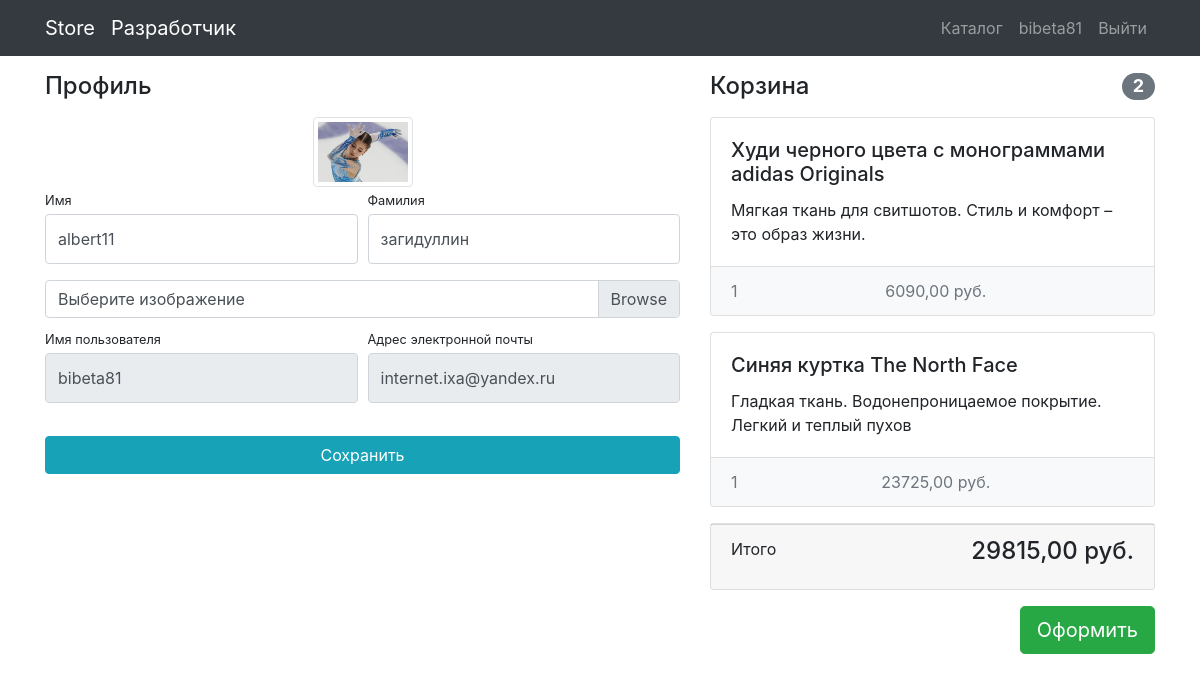
/users/profile/ (signed in), run on the app's committed database.
### users/models.py (models this page shows)
class User(AbstractUser):
    image = models.ImageField(upload_to='users_images', blank=True)

### products/models.py (models this page shows, shortened)
class Basket(models.Model):
    user = models.ForeignKey(User, on_delete=models.CASCADE)
    product = models.ForeignKey(Product, on_delete=models.CASCADE)
    quantity = models.PositiveIntegerField(default=0)
    created_timestamp = models.DateTimeField(auto_now_add=True)
    def sum(self):
        return self.quantity * self.product.price

class Product(models.Model):
    name = models.CharField(max_length=256)
    image = models.ImageField(upload_to='products_images', blank=True)
    description = models.TextField(blank=True)
    short_description = models.CharField(max_length=64, blank=True)
    price = models.DecimalField(max_digits=8, decimal_places=2, default=0)
    quantity = models.PositiveIntegerField(default=0)
    category = models.ForeignKey(ProductCategory, on_delete=models.CASCADE)

### users/views.py (the view)
# urls.py: path('profile/', profile, name='profile'),
@login_required
def profile(request):
    if request.method == 'POST':  # если запрос будет post
        form = UserProfileForm(data=request.POST, files=request.FILES, instance=request.user)
        if form.is_valid():  # проверяем валидность формочки
            form.save()  # если форма прошла валидность , сохраняем
            return HttpResponseRedirect(reverse('users:profile'))  # и возвращаем на страницу профиля
    else:
        form = UserProfileForm(instance=request.user)
    baskets = Basket.objects.filter(user=request.user)
    total_quantity = sum(basket.quantity for basket in baskets)
    total_sum = sum(basket.sum() for basket in baskets)
    context = {'form': form,
               'baskets': baskets,
               'total_quantity': total_quantity,
               'total_sum': total_sum}
    return render(request, 'users/profile.html', context)

### users/forms.py
class UserProfileForm(UserChangeForm):
    username = forms.CharField(widget=forms.TextInput(attrs={'readonly': True}))
    email = forms.EmailField(widget=forms.EmailInput(attrs={'readonly': True}))
    image = forms.ImageField(widget=forms.FileInput())
    class Meta:
        model = User
        fields = ('username', 'email', 'first_name', 'last_name', 'image')
    def __init__(self, *args, **kwargs):
        super(UserProfileForm, self).__init__(*args, **kwargs)
        for field_name, filed in self.fields.items():
            filed.widget.attrs['class'] = 'form-control py-4'
        self.fields['image'].widget.attrs['class'] = 'custom-file-input'

### users/templates/users/profile.html (shortened to what this page needs)
{% extends 'products/base.html' %}
{%  load static %}
{% block css %}
<link href="{% static 'css/profile.css' %}" rel="stylesheet">
{% endblock %}
{% block content %}
<div class="container">
    <div class="row">
        <div class="col-lg-7">
            <h4 class="mt-3 mb-3">Профиль</h4>
            <div class="col-lg-12 text-center">
                <img width="100" height="100"
                     src="{% if user.image %} {{ user.image.url }} {% else %} {% static 'vendor/img/users/default_image.jpg' %}{% endif %}"
                     class="img-thumbnail">
            </div>
            <form action="{% url 'users:profile' %}" method='post' enctype="multipart/form-data">
                <div class="form-row">
                    <div class="col-lg-6">
                        <div class="form-group">
                            <label class="small mb-1" for="{{ form.first_name.id_for_label }}">Имя</label>
                            {{ form.first_name }}
                        </div>
                    </div>
                    <div class="col-lg-6">
                        <div class="form-group">
                            <label class="small mb-1" for="{{ form.last_name.id_for_label }}">Фамилия</label>
                            {{ form.last_name }}
                        </div>
                    </div>
                </div>
                <div class="form-row mb-2">
                    <div class="col-lg-12">
                        <div class="custom-file">
                            <label class="custom-file-label" for="{{ form.image.id_for_label }}">Выберите
                                изображение</label>
                        </div>
                    </div>
                </div>
                <div class="form-row">
                    <div class="col-lg-6">
                        <label class="small mb-1" for="{{ form.username.id_for_label }}">Имя пользователя</label>
                        {{ form.username }}
                    </div>
                    <div class="col-lg-6">
                        <label class="small mb-1" for="{{ form.email.id_for_label }}">Адрес электронной
                            почты</label>
                        {{ form.email }}
                    </div>
                </div>
                <div class="form-row">
                    <div class="col-lg-12" style="margin-top: 33px;">
                        <input class="btn btn-info btn-block" type="submit" value="Сохранить">
                    </div>
                </div>
            </form>
        </div>
        {% include 'products/basket.html' %}
    </div>
</div>
{% endblock %}

### products/templates/products/base.html (shortened to what this page needs)
{% load static %}
<!DOCTYPE html>
<html lang="en">
<head>
    <link href="{% static 'vendor/bootstrap/css/bootstrap.min.css' %}" rel="stylesheet">
    {% block css %} {% endblock %}
</head>
<body>
<nav class="navbar navbar-expand-lg navbar-dark bg-dark fixed-top">
    <div class="container">
        <a class="navbar-brand" href="{% url 'index' %}">Store</a>
        <a class="navbar-brand" href="{% url 'products:about_me' %}">Разработчик</a>
        <div class="collapse navbar-collapse" id="navbarResponsive">
            <ul class="navbar-nav ml-auto">
                <li class="nav-item">
                    <a class="nav-link" href="{% url 'products:index' %}">Каталог
                    </a>
                </li>
                {% if user.is_authenticated %}
                <li class="nav-item">
                    <a class="nav-link" href="{% url 'users:profile' %}">{{ user.username }}
                    </a>
                </li>
                <li class="nav-item">
                    <a class="nav-link" href="{% url 'users:logout' %}">Выйти </a>
                </li>
                {% else %}
                <li class="nav-item">
                    <a class="nav-link" href="{% url 'users:login' %}">Войти <i class="fas fa-sign-in-alt"></i></a>
                </li>
                {% endif %}
            </ul>
        </div>
    </div>
</nav>
{% block content %} {% endblock %}
</body>
</html>

### products/templates/products/basket.html (shortened to what this page needs)
{% if baskets %}
<div class="col-lg-5">
    <h4 class="mt-3 mb-3 d-flex justify-content-between align-items-center mb-3">
        Корзина <span class="badge badge-secondary badge-pill">{{ total_quantity }}</span>
    </h4>
    {% for basket in baskets %}
        <div class="card mb-3">
        <div class="card-body">
            <h5 class="card-title">{{ basket.product.name }}</h5>
            <p class="card-text">{{ basket.product.short_description }}</p>
        </div>
        <ul class="list-group list-group-flush">
            <li class="list-group-item d-flex justify-content-between lh-condensed bg-light">
                <span class="text-muted">{{ basket.quantity }}</span>
                <span class="text-muted">{{ basket.sum }} руб.</span>
            </li>
        </ul>
    </div>
    {% endfor %}
    <div class="card mb-3">
        <div class="card-footer">
            <p class="float-left">Итого</p>
            <h4 class="float-right">{{ total_sum }} руб.</h4>
        </div>
    </div>
    <button type="button" class="btn btn-success btn-lg float-right">Оформить</button>
</div>
{% else %}
<h4 class="mt-3 mb-3 text-center">
    Корзина пуста
</h4>
{% endif %}

### static/css/profile.css (style rules this page uses)
body { padding-top: 56px; }

### data on the page
User: username "bibeta81", image (picture), first_name "albert11", last_name "загидуллин", email "internet.ixa@yandex.ru"
Basket: product.name "Худи черного цвета с монограммами adidas Originals", product.short_description "Мягкая ткань для свитшотов. Стиль и комфорт – это образ жизни.", quantity "1", sum "6090,00"
Basket: product.name "Синяя куртка The North Face", product.short_description "Гладкая ткань. Водонепроницаемое покрытие. Легкий и теплый пухов", quantity "1", sum "23725,00"

### other printed values
{{ total_quantity }} "2"
{{ total_sum }} "29815,00"
